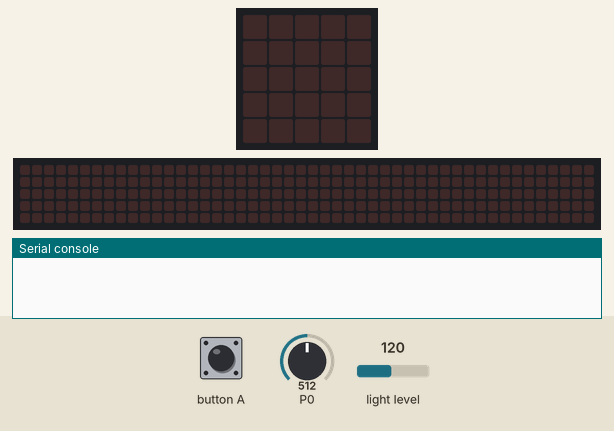
Bench run of a program on a simulated BBC micro:bit (MakeCode). Parts: the board's 5×5 LED display, a strip that is not on the board, showing the scrolling text unrolled, the last lines printed to the serial console. Inputs (shaded band) come from the test bench; at power-on: light level 120, P0 = 512 (analog values on the 0–1023 scale). No radio messages arrive unless stated (any console line starting 'radio sent:' is added by the test bench); the 48×5 strip is a reading aid, not a part: it shows the text the display is scrolling, unrolled, one strip-width of it at a time.

Above: at 1.2 s.
1.3 s: button A pressed for 0.15 s
At 2.1 s:
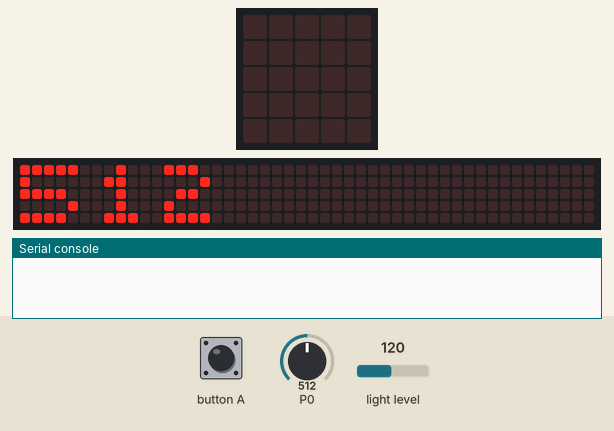
4.4 s: light level set to 104
7.2 s: light level set to 95
At 8.9 s:
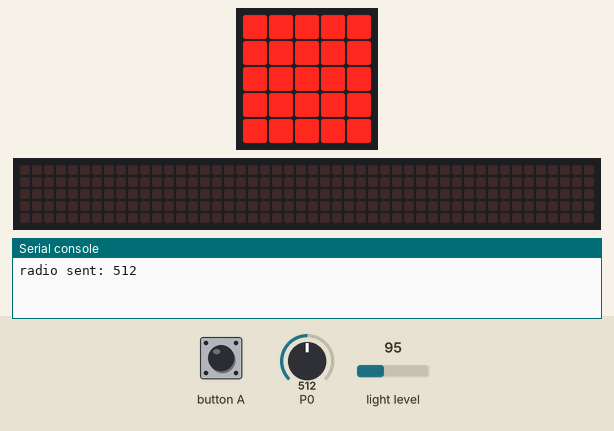
9.2 s: button A pressed for 0.15 s
At 9.51 s:
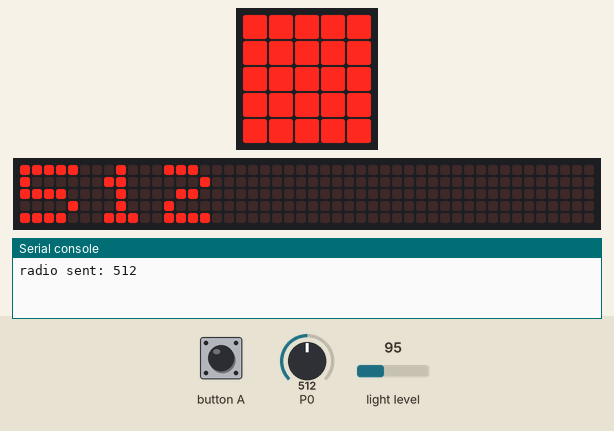
12.2 s: light level set to 128
At 14.6 s:
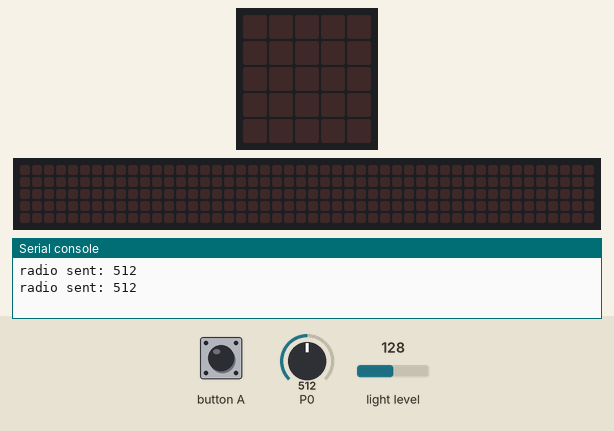
14.9 s: button A pressed for 0.15 s
At 15.8 s:
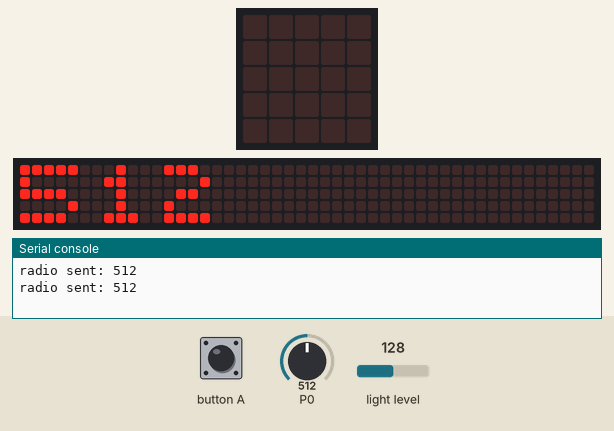
Timing chart, 0 to 17.9 s (numbered marks = the images above; inputs shaded):
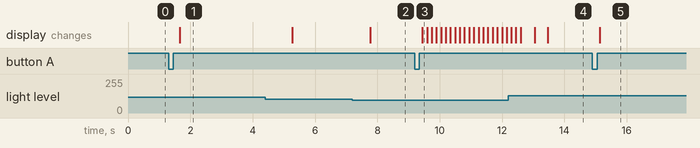

Measured:
- the behaviour switches between 100 and 99 on light level (found by bisection; images 1 and 2)
- after the input at 1.3 s, the display: changes after 0.36 s (image 1)
- after the input at 7.2 s, the display: changes after 0.56 s (image 2)
- after the input at 9.2 s, the display: changes after 0.24 s (image 3)
- after the input at 12.2 s, the display: first differs from a run without the input after 1.3 s (image 4)
- after the input at 14.9 s, the display: changes after 0.23 s (image 5)

The program:

main.ts
```typescript
let conductividad = 0
input.onButtonPressed(Button.A, function () {
    conductividad = pins.analogReadPin(AnalogPin.P0)
    basic.showNumber(conductividad)
    radio.sendNumber(conductividad)
})
basic.forever(function () {
    radio.setGroup(1973)
    if (input.lightLevel() < 100) {
        basic.showLeds(`
            # # # # #
            # # # # #
            # # # # #
            # # # # #
            # # # # #
            `)
        led.setBrightness(255)
    } else {
        basic.showLeds(`
            . . . . .
            . . . . .
            . . . . .
            . . . . .
            . . . . .
            `)
        led.setBrightness(0)
    }
})
```

test.ts
```typescript
// aquí va el archivo "tests"; esto no se compilará cuando este paquete se utilice como una extensión.
```
